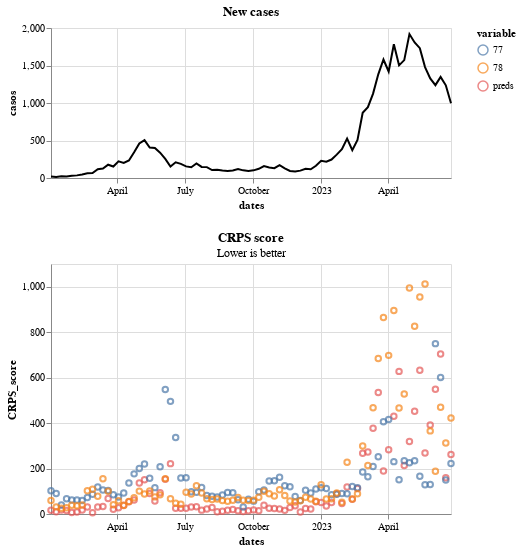

Notebook cell for this chart:
### Markdown cell above
To plot the score you can use:

### Code cell
score.plot_crps()

### Figure 1 — Vega-Lite specification as saved in the notebook (floating-point values rounded to 4 significant figures; data arrays with more than 128 entries replaced by an {"elided": "..."} marker saying what was removed)
{"config": {"view": {"continuousWidth": 300, "continuousHeight": 300}}, "vconcat": [{"data": {"name": "data-d4775c7e2b59a23393eb246775bc1f3d"}, "mark": {"type": "line"}, "encoding": {"color": {"value": "black"}, "x": {"field": "dates", "type": "temporal"}, "y": {"field": "casos", "type": "quantitative"}}, "height": 150, "title": "New cases", "width": 400}, {"layer": [{"mark": {"type": "point", "filled": false}, "encoding": {"color": {"field": "variable", "legend": {"legendX": 100}, "type": "nominal"}, "x": {"field": "dates", "type": "temporal"}, "y": {"field": "CRPS_score", "type": "quantitative"}}}, {"mark": {"type": "point"}, "encoding": {"color": {"field": "variable", "legend": {"legendX": 100}, "type": "nominal"}, "opacity": {"condition": {"param": "param_1", "value": 1, "empty": false}, "value": 0}, "x": {"field": "dates", "type": "temporal"}, "y": {"field": "CRPS_score", "type": "quantitative"}}}, {"mark": {"type": "rule", "color": "gray"}, "encoding": {"opacity": {"condition": {"param": "param_1", "value": 0.3, "empty": false}, "value": 0}, "tooltip": [{"field": "dates", "title": "Date", "type": "temporal"}, {"field": "preds", "format": ".2f", "type": "quantitative"}, {"field": "77", "format": ".2f", "type": "quantitative"}, {"field": "78", "format": ".2f", "type": "quantitative"}], "x": {"field": "dates", "type": "temporal"}}, "name": "view_1", "transform": [{"pivot": "variable", "value": "CRPS_score", "groupby": ["dates"]}]}], "data": {"name": "data-77cff6b40921f51ad1a28148bf9f406e"}, "height": 250, "title": {"text": "CRPS score", "subtitle": "Lower is better"}, "width": 400}], "params": [{"name": "param_1", "select": {"type": "point", "fields": ["dates"], "nearest": true, "on": "pointerover"}, "views": ["view_1"]}], "$schema": "https://vega.github.io/schema/vega-lite/v5.17.0.json", "datasets": {"data-d4775c7e2b59a23393eb246775bc1f3d": [{"dates": "2022-01-02T00:00:00", "casos": 21.0}, {"dates": "2022-01-09T00:00:00", "casos": 14.0}, {"dates": "2022-01-16T00:00:00", "casos": 22.0}, {"dates": "2022-01-23T00:00:00", "casos": 19.0}, {"dates": "2022-01-30T00:00:00", "casos": 31.0}, {"dates": "2022-02-06T00:00:00", "casos": 35.0}, {"dates": "2022-02-13T00:00:00", "casos": 47.0}, {"dates": "2022-02-20T00:00:00", "casos": 62.0}, {"dates": "2022-02-27T00:00:00", "casos": 66.0}, {"dates": "2022-03-06T00:00:00", "casos": 116.0}, {"dates": "2022-03-13T00:00:00", "casos": 126.0}, {"dates": "2022-03-20T00:00:00", "casos": 177.0}, {"dates": "2022-03-27T00:00:00", "casos": 153.0}, {"dates": "2022-04-03T00:00:00", "casos": 222.0}, {"dates": "2022-04-10T00:00:00", "casos": 201.0}, {"dates": "2022-04-17T00:00:00", "casos": 234.0}, {"dates": "2022-04-24T00:00:00", "casos": 342.0}, {"dates": "2022-05-01T00:00:00", "casos": 461.0}, {"dates": "2022-05-08T00:00:00", "casos": 505.0}, {"dates": "2022-05-15T00:00:00", "casos": 406.0}, {"dates": "2022-05-22T00:00:00", "casos": 400.0}, {"dates": "2022-05-29T00:00:00", "casos": 338.0}, {"dates": "2022-06-05T00:00:00", "casos": 255.0}, {"dates": "2022-06-12T00:00:00", "casos": 153.0}, {"dates": "2022-06-19T00:00:00", "casos": 209.0}, {"dates": "2022-06-26T00:00:00", "casos": 189.0}, {"dates": "2022-07-03T00:00:00", "casos": 155.0}, {"dates": "2022-07-10T00:00:00", "casos": 144.0}, {"dates": "2022-07-17T00:00:00", "casos": 194.0}, {"dates": "2022-07-24T00:00:00", "casos": 148.0}, {"dates": "2022-07-31T00:00:00", "casos": 145.0}, {"dates": "2022-08-07T00:00:00", "casos": 106.0}, {"dates": "2022-08-14T00:00:00", "casos": 110.0}, {"dates": "2022-08-21T00:00:00", "casos": 99.0}, {"dates": "2022-08-28T00:00:00", "casos": 94.0}, {"dates": "2022-09-04T00:00:00", "casos": 101.0}, {"dates": "2022-09-11T00:00:00", "casos": 120.0}, {"dates": "2022-09-18T00:00:00", "casos": 102.0}, {"dates": "2022-09-25T00:00:00", "casos": 95.0}, {"dates": "2022-10-02T00:00:00", "casos": 102.0}, {"dates": "2022-10-09T00:00:00", "casos": 123.0}, {"dates": "2022-10-16T00:00:00", "casos": 160.0}, {"dates": "2022-10-23T00:00:00", "casos": 139.0}, {"dates": "2022-10-30T00:00:00", "casos": 131.0}, {"dates": "2022-11-06T00:00:00", "casos": 171.0}, {"dates": "2022-11-13T00:00:00", "casos": 129.0}, {"dates": "2022-11-20T00:00:00", "casos": 94.0}, {"dates": "2022-11-27T00:00:00", "casos": 86.0}, {"dates": "2022-12-04T00:00:00", "casos": 98.0}, {"dates": "2022-12-11T00:00:00", "casos": 123.0}, {"dates": "2022-12-18T00:00:00", "casos": 117.0}, {"dates": "2022-12-25T00:00:00", "casos": 163.0}, {"dates": "2023-01-01T00:00:00", "casos": 230.0}, {"dates": "2023-01-08T00:00:00", "casos": 218.0}, {"dates": "2023-01-15T00:00:00", "casos": 246.0}, {"dates": "2023-01-22T00:00:00", "casos": 312.0}, {"dates": "2023-01-29T00:00:00", "casos": 383.0}, {"dates": "2023-02-05T00:00:00", "casos": 525.0}, {"dates": "2023-02-12T00:00:00", "casos": 372.0}, {"dates": "2023-02-19T00:00:00", "casos": 507.0}, {"dates": "2023-02-26T00:00:00", "casos": 870.0}, {"dates": "2023-03-05T00:00:00", "casos": 945.0}, {"dates": "2023-03-12T00:00:00", "casos": 1125.0}, {"dates": "2023-03-19T00:00:00", "casos": 1382.0}, {"dates": "2023-03-26T00:00:00", "casos": 1580.0}, {"dates": "2023-04-02T00:00:00", "casos": 1420.0}, {"dates": "2023-04-09T00:00:00", "casos": 1783.0}, {"dates": "2023-04-16T00:00:00", "casos": 1502.0}, {"dates": "2023-04-23T00:00:00", "casos": 1572.0}, {"dates": "2023-04-30T00:00:00", "casos": 1919.0}, {"dates": "2023-05-07T00:00:00", "casos": 1807.0}, {"dates": "2023-05-14T00:00:00", "casos": 1731.0}, {"dates": "2023-05-21T00:00:00", "casos": 1479.0}, {"dates": "2023-05-28T00:00:00", "casos": 1328.0}, {"dates": "2023-06-04T00:00:00", "casos": 1238.0}, {"dates": "2023-06-11T00:00:00", "casos": 1348.0}, {"dates": "2023-06-18T00:00:00", "casos": 1236.0}, {"dates": "2023-06-25T00:00:00", "casos": 996.0}], "data-77cff6b40921f51ad1a28148bf9f406e": {"elided": "234 records"}}}
